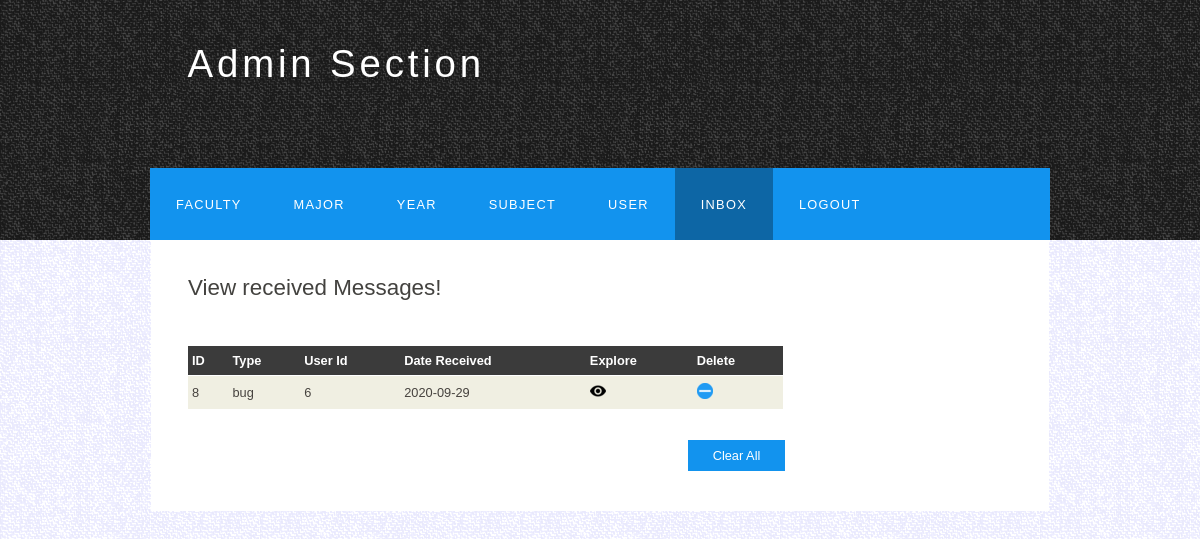
Screenshot of /project/projectlast/admin/viewInbox.php with the database file from the repository.
### tables this page shows
CREATE TABLE `inbox` (
  `idMessage` int(11) NOT NULL AUTO_INCREMENT,
  `typeMessage` varchar(45) NOT NULL,
  `descriptionMessage` varchar(1000) NOT NULL,
  `idUser` int(11) NOT NULL,
  `receiveDate` date NOT NULL,
  PRIMARY KEY (`idMessage`),
  KEY `fk_inbox_user_idUser_idx` (`idUser`),
  CONSTRAINT `fk_inbox_user_idUser` FOREIGN KEY (`idUser`) REFERENCES `user` (`idUser`) ON DELETE NO ACTION ON UPDATE NO ACTION
);

### project/projectlast/admin/viewInbox.php (the view, shortened to what this page needs)
<!DOCTYPE HTML>
<html>
	<head>
		<link rel="stylesheet" type="text/css" href="../style/styleAdmin.css" title="style" />
	</head>
	<body>
		<div id="main">
			<div id="header">
				<div id="logo">
					<div id="logo_text">
						<h1>
							Admin
							<span class="logo_colour">Section</span>
						</h1>
					</div>
				</div>
				<div id="menubar">
					<ul id="menu">
						<li>
							<a href="viewFac.php">Faculty</a>
						</li>
						<li>
							<a href="viewMaj.php">Major</a>
						</li>
						<li>
							<a href="viewYear.php">Year</a>
						</li>
						<li>
							<a href="viewSub.php">Subject</a>
						</li>
						<li>
							<a href="viewUser.php">User</a>
						</li>
						<li class="selected">
							<a href="viewInbox.php">Inbox</a>
						</li>
						<li>
							<a href="admin_logout.php">Logout</a>
						</li>
					</ul>
				</div>
			</div>
			<div id="site_content">
				<div id="content">
					<h1>View received Messages!</h1><br>
					<?php
						include "initConnection.php";
						$query = 'SELECT * FROM inbox ORDER BY receiveDate';
						$result = mysqli_query($con, $query);
						echo'
							<table style="width:100%; border-spacing:0;table-layout:auto">
							<tr>
								<th>ID</th>
								<th>Type</th>
								<th>User Id</th>
								<th>Date Received</th>
								<th>Explore</th>
								<th>Delete</th>
							</tr>
						';
						while($line = mysqli_fetch_array($result, MYSQLI_ASSOC)) {
							echo'
								<tr>
									<td>'.$line['idMessage'].'</td>
									<td>'.$line['typeMessage'].'</td>
									<td>'.$line['idUser'].'</td>
									<td >'.$line['receiveDate'].'</td>
									<td><a href="viewInbox.php?explore=true&typeMessage='.$line['typeMessage'].'&descriptionMessage='.$line['descriptionMessage'].'&receiveDate='.$line['receiveDate'].'&idUser='.$line['idUser'].'"><img src="../style/view.ico"></a></td>
									<td><a href="viewInbox.php?delete=true&explore=false&idMessage='.$line['idMessage'].'"><img src="../style/delete.ico"></a></td>
								</tr>
							';
						}
						echo'</table>';
					?>
						<div class="form_settings">
							<form action="">
								<p>
									<input class="submit" type="submit" name="clear" value="Clear All" style="margin:0 0 0 499px;"/>
								</p><br>
							</form>
						</div>
				</div>
			</div>
		</div>
	</body>
</html>

### project/projectlast/style/styleAdmin.css (style rules this page uses)
html { height: 100%; }
* { margin: 0; padding: 0; }
body { font: normal .80em 'trebuchet ms', arial, sans-serif; background: #F0EFE2 url(background.png) repeat; color: #777; }
p { padding: 0 0 20px 0; line-height: 1.7em; }
img { border: 0; }
h1, h2, h3, h4, h5, h6 { font: normal 175% 'century gothic', arial, sans-serif; color: #43423F; margin: 0 0 15px 0; padding: 15px 0 5px 0; }
a, a:hover { outline: none; text-decoration: underline; color: #FD5BFF; }
ul { margin: 2px 0 22px 17px; }
ul li { list-style-type: circle; margin: 0 0 6px 0; padding: 0 0 4px 5px; }
#main, #logo, #menubar, #site_content, #footer { margin-left: auto; margin-right: auto; }
#header { background: #1D1D1D url(header.png) repeat; height: 240px; }
#logo { width: 825px; position: relative; height: 168px; }
#logo #logo_text { position: absolute; top: 20px; left: 0; }
#logo h1, #logo h2 { font: normal 300% 'century gothic', arial, sans-serif; border-bottom: 0; text-transform: none; margin: 0; }
#logo_text h1, #logo_text h1 a, #logo_text h1 a:hover { padding: 22px 0 0 0; color: #FFF; letter-spacing: 0.1em; text-decoration: none; }
#menubar { width: 900px; height: 72px; padding: 0; background: #1293EE; }
ul#menu, ul#menu li { float: left; margin: 0; padding: 0; }
ul#menu li { list-style: none; }
ul#menu li a { letter-spacing: 0.1em; font: normal 100% arial, sans-serif; display: block; float: left; height: 37px; padding: 29px 26px 6px 26px; text-align: center; color: #FFF; text-transform: uppercase; text-decoration: none; background: transparent; }
ul#menu li a:hover, ul#menu li.selected a, ul#menu li.selected a:hover { color: #FFF; background: #0D66A5; }
#site_content { width: 837px; overflow: hidden; margin: 0 auto 0 auto; padding: 20px 24px 20px 37px; background: #FFF; }
#content { text-align: left; width: 595px; padding: 0; }
.form_settings { margin: 15px 0 0 0; }
.form_settings p { padding: 0 0 4px 0; }
.form_settings input, .form_settings textarea { padding: 5px; width: 299px; font: 100% arial; border: 1px solid #E5E5DB; background: #FFF; color: #47433F; }
.form_settings .submit { font: 100% arial; border: 1px solid; width: 99px; margin: 0 0 0 212px; height: 33px; padding: 2px 0 3px 0; cursor: pointer; background: #1293EE; color: #FFF; }
table { margin: 10px 0 30px 0; }
table tr th, table tr td { background: #3B3B3B; color: #FFF; padding: 7px 4px; text-align: left; }
table tr td { background: #F0EFE2; color: #47433F; border-top: 1px solid #FFF; }

### rows the page displays
inbox: idMessage "8", typeMessage "bug", idUser "6", receiveDate "2020-09-29"
